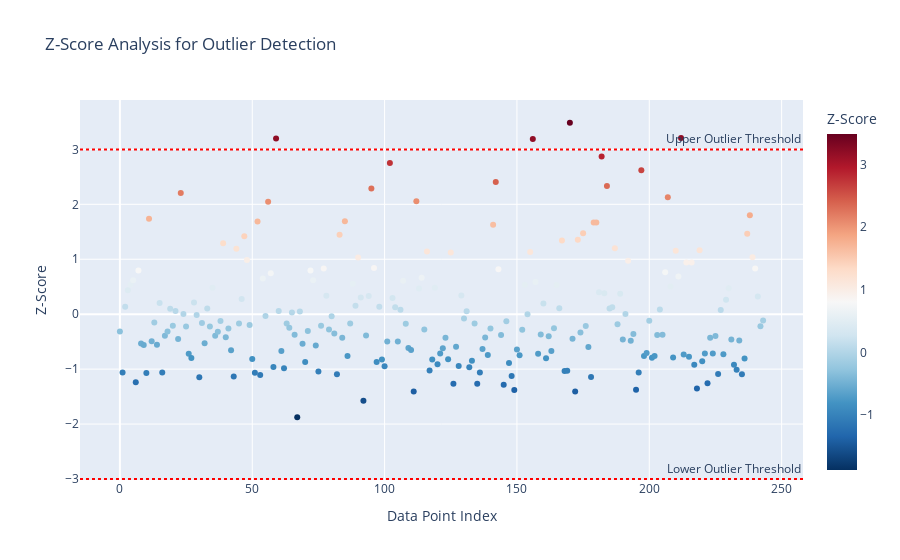

Notebook code for this chart:
### Markdown cell above
## 5. Advanced Descriptive Metrics
To provide a deeper look at data reliability and standardization, we use the following metrics:

### **Coefficient of Variation (CV)**
The ratio of the standard deviation to the mean. It allows you to compare the degree of variation between datasets with different units or scales.
$$CV = \frac{s}{\bar{x}}$$

### **Standard Error of the Mean (SEM)**
Measures how far the sample mean of the data is likely to be from the true population mean. It decreases as the sample size ($n$) increases.
$$SEM = \frac{s}{\sqrt{n}}$$

### **Z-Score (Standardization)**
The number of standard deviations a specific data point is from the mean. This is the primary tool for identifying **Statistical Outliers**.
$$z = \frac{x - \bar{x}}{s}$$
* **Rule of Thumb:** A Z-score greater than 3 or less than -3 is typically considered an extreme outlier.

### Code cell
# 1. Calculate Advanced Metrics
mean_bill = df['total_bill'].mean()
std_bill = df['total_bill'].std()

cv = std_bill / mean_bill
sem = stats.sem(df['total_bill'])

# 2. Calculate Z-Scores for every point
df['z_score'] = (df['total_bill'] - mean_bill) / std_bill

print(f"Coefficient of Variation: {cv:.4f}")
print(f"Standard Error (SEM):     {sem:.4f}")

# 3. Visualize Z-Scores to find outliers
fig = px.scatter(
    df, x=df.index, y="z_score",
    color="z_score",
    color_continuous_scale="RdBu_r",
    title="Z-Score Analysis for Outlier Detection",
    labels={"index": "Data Point Index", "z_score": "Z-Score"}
)

# Add threshold lines at +3 and -3
fig.add_hline(y=3, line_dash="dot", line_color="red", annotation_text="Upper Outlier Threshold")
fig.add_hline(y=-3, line_dash="dot", line_color="red", annotation_text="Lower Outlier Threshold")

fig.show()

### Figure 1 — Plotly figure (JSON) as saved in the notebook; plotly's stock layout.template omitted (floating-point values rounded to 4 significant figures; data arrays with more than 128 entries replaced by an {"elided": "..."} marker saying what was removed)
{"data": [{"hovertemplate": "Data Point Index=%{x}<br>Z-Score=%{marker.color}<extra></extra>", "legendgroup": "", "marker": {"color": {"elided": "244 float values"}, "coloraxis": "coloraxis", "symbol": "circle"}, "mode": "markers", "name": "", "orientation": "v", "showlegend": false, "type": "scatter", "x": {"elided": "244 int values"}, "xaxis": "x", "y": {"elided": "244 float values"}, "yaxis": "y"}], "layout": {"annotations": [{"showarrow": false, "text": "Upper Outlier Threshold", "x": 1, "xanchor": "right", "xref": "x domain", "y": 3, "yanchor": "bottom", "yref": "y"}, {"showarrow": false, "text": "Lower Outlier Threshold", "x": 1, "xanchor": "right", "xref": "x domain", "y": -3, "yanchor": "bottom", "yref": "y"}], "coloraxis": {"colorbar": {"title": {"text": "Z-Score"}}, "colorscale": [[0, "rgb(5,48,97)"], [0.1, "rgb(33,102,172)"], [0.2, "rgb(67,147,195)"], [0.3, "rgb(146,197,222)"], [0.4, "rgb(209,229,240)"], [0.5, "rgb(247,247,247)"], [0.6, "rgb(253,219,199)"], [0.7, "rgb(244,165,130)"], [0.8, "rgb(214,96,77)"], [0.9, "rgb(178,24,43)"], [1, "rgb(103,0,31)"]]}, "legend": {"tracegroupgap": 0}, "shapes": [{"line": {"color": "red", "dash": "dot"}, "type": "line", "x0": 0, "x1": 1, "xref": "x domain", "y0": 3, "y1": 3, "yref": "y"}, {"line": {"color": "red", "dash": "dot"}, "type": "line", "x0": 0, "x1": 1, "xref": "x domain", "y0": -3, "y1": -3, "yref": "y"}], "title": {"text": "Z-Score Analysis for Outlier Detection"}, "xaxis": {"anchor": "y", "domain": [0, 1], "title": {"text": "Data Point Index"}}, "yaxis": {"anchor": "x", "domain": [0, 1], "title": {"text": "Z-Score"}}}}
